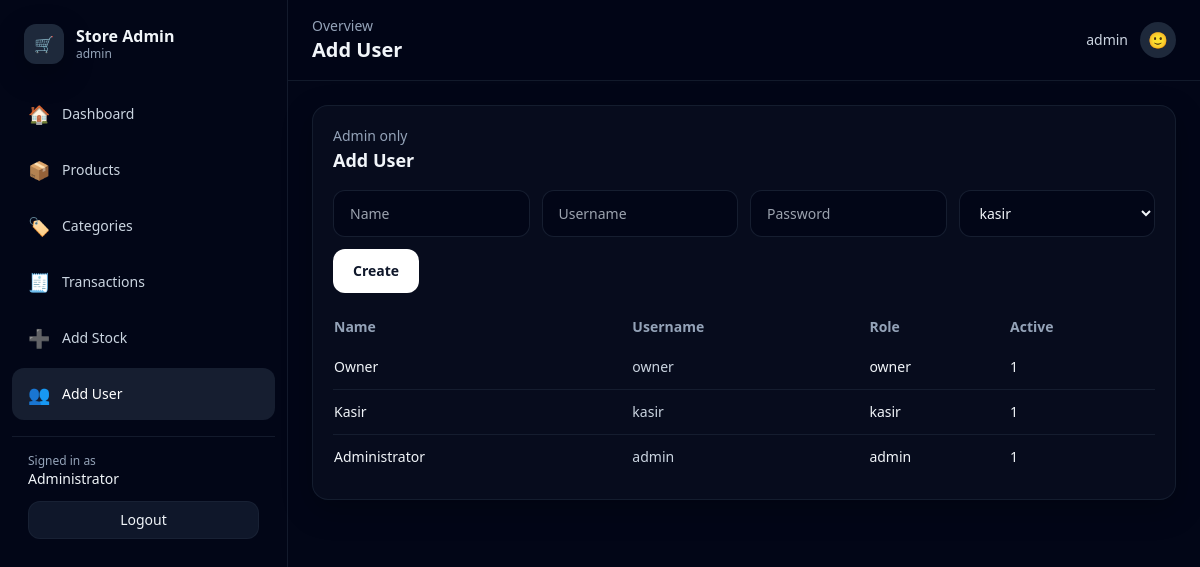
/public/index.php?route=users_add (signed in), run on the app's committed database.
### tables this page shows
CREATE TABLE users (
  id INT AUTO_INCREMENT PRIMARY KEY,
  name VARCHAR(100) NOT NULL,
  username VARCHAR(50) NOT NULL UNIQUE,
  password_hash VARCHAR(255) NOT NULL,
  role ENUM('admin','kasir','owner') NOT NULL,
  is_active TINYINT(1) DEFAULT 1,
  created_at TIMESTAMP DEFAULT CURRENT_TIMESTAMP
);

### app/Helpers/view.php (called while the page is built, shortened)
<?php
function render(string $view, array $data = []): void {
  require __DIR__ . '/../Views/layout.php';
}

### public/index.php (called while the page is built, shortened)
<?php
require_once __DIR__ . '/../config/db.php';
require_once __DIR__ . '/../app/Helpers/auth.php';
require_once __DIR__ . '/../app/Helpers/view.php';
$route = $_GET['route'] ?? 'dashboard';
switch ($route) {
  case 'users_add':
    require_once __DIR__ . '/../app/Controllers/UserAddController.php';
    $res = UserAddController::index($pdo);
    break;
}
$view = $res['view'];
$data = $res['data'] ?? [];
$data['view'] = $view;
render($view, $data);

### app/Helpers/auth.php (called while the page is built, shortened)
<?php
function current_user(): array {
  return $_SESSION['user'] ?? [];
}

### app/Controllers/UserAddController.php (called while the page is built, shortened)
<?php
require_once __DIR__ . '/../Helpers/auth.php';
final class UserAddController {
  public static function index(PDO $pdo): array {
    $users = $pdo->query("SELECT id,name,username,role,is_active,created_at FROM users ORDER BY id DESC")->fetchAll();
    return ['view'=>'users_add', 'data'=>compact('users')];
  }
}

### app/Views/users_add.php (the view, shortened to what this page needs)
<form method="post" class="grid grid-cols-1 md:grid-cols-4 gap-3 mb-4">
  <input name="name" required placeholder="Name"
    class="rounded-xl bg-slate-950 border border-slate-800/70 px-4 py-3 text-sm">
  <input name="username" required placeholder="Username"
    class="rounded-xl bg-slate-950 border border-slate-800/70 px-4 py-3 text-sm">
  <input name="password" required placeholder="Password"
    class="rounded-xl bg-slate-950 border border-slate-800/70 px-4 py-3 text-sm">
  <select name="role" class="rounded-xl bg-slate-950 border border-slate-800/70 px-4 py-3 text-sm">
    <option value="kasir" selected>kasir</option>
  </select>
  <div class="md:col-span-4">
    <button class="rounded-xl bg-white text-slate-900 px-5 py-3 text-sm font-semibold hover:bg-slate-100">Create</button>
  </div>
</form>
<div class="overflow-x-auto">
<table class="min-w-full text-sm">
  <thead class="text-slate-400">
    <tr><th class="text-left py-2">Name</th><th class="text-left py-2">Username</th><th class="text-left py-2">Role</th><th class="text-left py-2">Active</th></tr>
  </thead>
  <tbody class="divide-y divide-slate-800/60">
    <?php foreach($users as $u): ?>
      <tr class="hover:bg-slate-950/40">
        <td class="py-3 font-medium"><?= htmlspecialchars($u['name']) ?></td>
        <td class="py-3 text-slate-300"><?= htmlspecialchars($u['username']) ?></td>
        <td class="py-3"><?= htmlspecialchars($u['role']) ?></td>
        <td class="py-3"><?= (int)$u['is_active'] ?></td>
      </tr>
    <?php endforeach; ?>
  </tbody>
</table>
</div>
<?php
$body=ob_get_clean(); $actions=null; require __DIR__.'/_card.php';

### app/Views/layout.php (shortened to what this page needs)
<?php
require_once __DIR__ . '/../Helpers/auth.php';
$u = current_user();
$role = $u['role'] ?? '';
$routes = [
  'dashboard'    => ['label' => 'Dashboard',     'path' => 'dashboard',     'icon' => '🏠', 'roles' => ['admin','kasir','owner']],
  'products'     => ['label' => 'Products',      'path' => 'products',      'icon' => '📦', 'roles' => ['admin']],
  'categories'   => ['label' => 'Categories',    'path' => 'categories',    'icon' => '🏷️', 'roles' => ['admin']],
  'transactions' => ['label' => 'Transactions',  'path' => 'transactions',  'icon' => '🧾', 'roles' => ['admin','kasir']],
  'stock_in'     => ['label' => 'Add Stock',     'path' => 'stock_in',      'icon' => '➕', 'roles' => ['admin','kasir']],
  'reports_sales'=> ['label' => 'Sales Report',  'path' => 'reports_sales', 'icon' => '📈', 'roles' => ['owner']],
  'reports_stock'=> ['label' => 'Stock Report',  'path' => 'reports_stock', 'icon' => '📊', 'roles' => ['owner']],
  'users_add'    => ['label' => 'Add User',      'path' => 'users_add',     'icon' => '👥', 'roles' => ['admin']],
];
$route = $_GET['route'] ?? 'dashboard';
$title = $routes[$route]['label'] ?? 'Dashboard';
?><!doctype html>
<html lang="en">
<head>
  <script src="https://cdn.tailwindcss.com"></script>
  <link rel="stylesheet" href="<?= BASE_URL ?>/assets/css/app.css">
</head>
<body class="bg-slate-950 text-slate-100">
  <?php if ($route === 'login'): ?>
    <?php require __DIR__ . '/login.php'; ?>
  <?php else: ?>
  <div class="min-h-screen flex">
    <aside class="w-72 bg-slate-950 border-r border-slate-800/60 hidden md:block">
      <div class="px-6 py-6">
        <div class="flex items-center gap-3">
          <div class="h-10 w-10 rounded-xl bg-slate-800 grid place-items-center shadow-soft">🛒</div>
          <div>
            <div class="font-semibold leading-tight"><?= htmlspecialchars(APP_NAME) ?></div>
            <div class="text-xs text-slate-400"><?= htmlspecialchars($u['role'] ?? 'user') ?></div>
          </div>
        </div>
      </div>
      <nav class="px-3 pb-6">
      <?php foreach ($routes as $key => $item):
      if (!in_array($role, $item['roles'], true)) continue;
      $active = ($route === $key);
      ?>
          <a href="<?= BASE_URL ?>/public/index.php?route=<?= urlencode($key) ?>"
             class="flex items-center gap-3 px-4 py-3 rounded-xl mb-1
                    <?= $active ? 'bg-slate-800/70 text-white' : 'text-slate-300 hover:bg-slate-900/60 hover:text-white' ?>">
            <span class="text-lg"><?= $item['icon'] ?></span>
            <span class="text-sm font-medium"><?= htmlspecialchars($item['label']) ?></span>
          </a>
        <?php endforeach; ?>
        <div class="mt-4 border-t border-slate-800/60 pt-4 px-4">
          <div class="text-xs text-slate-400">Signed in as</div>
          <div class="text-sm font-medium"><?= htmlspecialchars($u['name'] ?? $u['username'] ?? '-') ?></div>
          <a href="<?= BASE_URL ?>/public/index.php?route=logout"
             class="mt-3 inline-flex items-center justify-center w-full px-4 py-2 rounded-xl bg-slate-900 hover:bg-slate-800 border border-slate-800/60 text-sm">
            Logout
          </a>
        </div>
      </nav>
    </aside>
    <main class="flex-1">
      <div class="sticky top-0 z-10 bg-slate-950/80 backdrop-blur border-b border-slate-800/60">
        <div class="px-6 py-4 flex items-center justify-between">
          <div>
            <div class="text-sm text-slate-400">Overview</div>
            <div class="text-xl font-semibold"><?= htmlspecialchars($title) ?></div>
          </div>
          <div class="flex items-center gap-3">
            <div class="hidden sm:block text-sm text-slate-300"><?= htmlspecialchars($u['username'] ?? '') ?></div>
            <div class="h-9 w-9 rounded-full bg-slate-800 grid place-items-center">🙂</div>
          </div>
        </div>
      </div>
      <div class="px-6 py-6">
        <?php require __DIR__ . '/' . $view . '.php'; ?>
      </div>
    </main>
  </div>
  <?php endif; ?>
</body>
</html>

### assets/css/app.css (style rules this page uses)
:root { color-scheme:dark }
* { scrollbar-color:#334155 transparent; scrollbar-width:thin }
a { transition:all .15s ease }

### data on the page
users: role "admin", name "Administrator", username "admin", is_active "1"
users: name "Owner", username "owner", role "owner", is_active "1"
users: name "Kasir", username "kasir", role "kasir", is_active "1"

### other printed values
APP_NAME "Store Admin"
$item['icon'] "🏠"
$item['label'] "Dashboard"
$item['icon'] "📦"
$item['label'] "Products"
$item['icon'] "🏷️"
$item['label'] "Categories"
$item['icon'] "🧾"
$item['label'] "Transactions"
$item['icon'] "➕"
$item['label'] "Add Stock"
$item['icon'] "👥"
$item['label'] "Add User"
$title "Add User"
$subtitle "Admin only"
